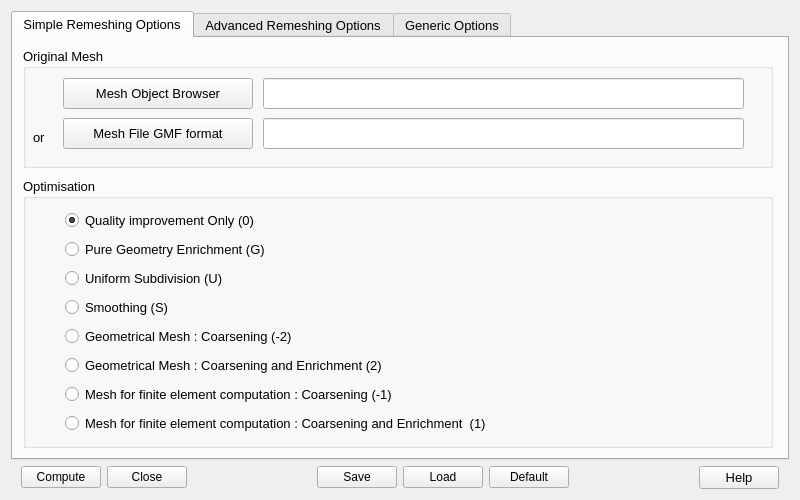
<?xml version="1.0" encoding="UTF-8"?>
<ui version="4.0">
 <class>YamsPlugDialog</class>
 <widget class="QWidget" name="YamsPlugDialog">
  <property name="geometry">
   <rect>
    <x>0</x>
    <y>0</y>
    <width>800</width>
    <height>500</height>
   </rect>
  </property>
  <property name="windowTitle">
   <string>Yams : Remeshing tool</string>
  </property>
  <property name="sizeGripEnabled" stdset="0">
   <bool>false</bool>
  </property>
  <layout class="QGridLayout" name="gridLayout">
   <item row="2" column="0">
    <layout class="QHBoxLayout" name="horizontalLayout">
         <item>
      <spacer name="horizontalSpacer_xx">
       <property name="orientation">
        <enum>Qt::Horizontal</enum>
       </property>
       <property name="sizeType">
        <enum>QSizePolicy::Minimum</enum>
       </property>
       <property name="sizeHint" stdset="0">
        <size>
         <width>10</width>
         <height>20</height>
        </size>
       </property>
      </spacer>
         </item>
     <item>
      <widget class="QPushButton" name="PB_OK">
       <property name="text">
        <string>Compute</string>
       </property>
      </widget>
     </item>
     <item>
      <widget class="QPushButton" name="PB_Cancel">
       <property name="text">
        <string>Close</string>
       </property>
      </widget>
     </item>
     <item>
      <spacer name="horizontalSpacer_4">
       <property name="orientation">
        <enum>Qt::Horizontal</enum>
       </property>
       <property name="sizeHint" stdset="0">
        <size>
         <width>30</width>
         <height>20</height>
        </size>
       </property>
      </spacer>
     </item>
     <item>
      <widget class="QPushButton" name="PB_SaveHyp">
       <property name="text">
        <string>Save</string>
       </property>
        <property name="iconSize">
         <size>
          <width>18</width>
          <height>18</height>
         </size>
        </property>
      </widget>
     </item>
     <item>
      <widget class="QPushButton" name="PB_LoadHyp">
       <property name="text">
        <string>Load</string>
       </property>
        <property name="iconSize">
         <size>
          <width>18</width>
          <height>18</height>
         </size>
        </property>
      </widget>
     </item>
     <item>
      <widget class="QPushButton" name="PB_Default">
       <property name="text">
        <string>Default</string>
       </property>
      </widget>
     </item>
     <item>
      <spacer name="horizontalSpacer">
       <property name="orientation">
        <enum>Qt::Horizontal</enum>
       </property>
       <property name="sizeHint" stdset="0">
        <size>
         <width>30</width>
         <height>20</height>
        </size>
       </property>
      </spacer>
     </item>
     <item>
      <widget class="QPushButton" name="PB_Help">
       <property name="font">
        <font>
         <pointsize>10</pointsize>
        </font>
       </property>
       <property name="text">
        <string>Help</string>
       </property>
      </widget>
     </item>
         <item>
      <spacer name="horizontalSpacer_xx">
       <property name="orientation">
        <enum>Qt::Horizontal</enum>
       </property>
       <property name="sizeType">
        <enum>QSizePolicy::Minimum</enum>
       </property>
       <property name="sizeHint" stdset="0">
        <size>
         <width>10</width>
         <height>20</height>
        </size>
       </property>
      </spacer>
         </item>
    </layout>
   </item>
   <item row="1" column="0">
    <widget class="QTabWidget" name="TWOptions">
     <property name="font">
      <font>
       <pointsize>10</pointsize>
      </font>
     </property>
     <property name="currentIndex">
      <number>0</number>
     </property>
     <widget class="QWidget" name="simple">
      <attribute name="title">
       <string>Simple Remeshing Options</string>
      </attribute>
      <widget class="QGroupBox" name="GBOptim">
       <property name="geometry">
        <rect>
         <x>10</x>
         <y>140</y>
         <width>750</width>
         <height>270</height>
        </rect>
       </property>
       <property name="title">
        <string>Optimisation</string>
       </property>

        <layout class="QHBoxLayout" name="RBLayoutopt">

         <item>
      <spacer name="horizontalSpacer_xx">
       <property name="orientation">
        <enum>Qt::Horizontal</enum>
       </property>
       <property name="sizeType">
        <enum>QSizePolicy::Minimum</enum>
       </property>
       <property name="sizeHint" stdset="0">
        <size>
         <width>30</width>
         <height>20</height>
        </size>
       </property>
      </spacer>
         </item>

         <item>
        <layout class="QVBoxLayout" name="monRBLayout">
         <item>
          <widget class="QRadioButton" name="RB_0">
           <property name="toolTip">
            <string>Quality improvement is done by point smoothing and edge swapping.</string>
           </property>
           <property name="text">
            <string>Quality improvement Only (0)</string>
           </property>
           <property name="checked">
            <bool>true</bool>
           </property>
          </widget>
         </item>
         <item>
          <widget class="QRadioButton" name="RB_G">
           <property name="toolTip">
            <string>The given surface triangulation is enriched (no coarsening at all) in such away that the distance 
between the elements in the final mesh and those of the initial one is bounded by auser specified tolerance value. 
One should use this option, to enrich the mesh where purely
geometrical features may be insuficiently fine, i.e. the resulting mesh will be least as fine as the input.
Mesh and the geometric features will be refined if needed as specified by the other program parameters.
The meshes obtained with those settings may not be suitable for computation.</string>
           </property>
           <property name="text">
            <string>Pure Geometry Enrichment (G)</string>
           </property>
           <property name="checked">
            <bool>false</bool>
           </property>
          </widget>
         </item>
         <item>
          <widget class="QRadioButton" name="RB_U">
           <property name="toolTip">
            <string>An uniform subdivision of the given surface triangulation is performed : 
each triangle of the given surface triangulation is considered at and
is divided into identical triangles.</string>
           </property>
           <property name="text">
            <string>Uniform Subdivision (U)</string>
           </property>
           <property name="checked">
            <bool>false</bool>
           </property>
          </widget>
         </item>
         <item>
          <widget class="QRadioButton" name="RB_S">
           <property name="toolTip">
            <string>A surface sandpapering without shrinkage of the given surface
triangulation is performed, i.e., the high curvature variations of the
given surface will be smoothed out without shrinking the volume in
doing so. If ridges are defined, they will be kept as they are in the
resulting mesh.
This option modifies the geometry.</string>
           </property>
           <property name="text">
            <string>Smoothing (S)</string>
           </property>
           <property name="checked">
            <bool>false</bool>
           </property>
          </widget>
         </item>
         <item>
          <widget class="QRadioButton" name="RB__2">
           <property name="toolTip">
            <string>The given surface triangulation is modified in such a way that the distance between 
the elements in the final mesh and those of the initial one is bounded by a user specfied tolerance value.
One should use this option, to coarsen when a purely geometrical mesh is needed. (a mesh that keeps
and obeys its geometric features only.) The meshes obtained with this option are usually not suitable
for computation because anisotropic elements may be generated</string>
           </property>
           <property name="text">
            <string>Geometrical Mesh : Coarsening (-2)</string>
           </property>
          </widget>
         </item>
         <item>
          <widget class="QRadioButton" name="RB_2">
           <property name="toolTip">
            <string>The given surface triangulation is modified in such a way that the distance between 
the elements in the final mesh and those of the initial one is bounded by a user specfied tolerance value.
One should use this option, to coarsen and enrich when a purely geometrical mesh is needed. (a mesh that keeps
and obeys its geometric features only.) The meshes obtained with this setting are usually not suitable
for computation because anisotropic elements may be generated</string>
           </property>
           <property name="text">
            <string>Geometrical Mesh : Coarsening and Enrichment (2)</string>
           </property>
          </widget>
         </item>
         <item>
          <widget class="QRadioButton" name="RB__1">
           <property name="toolTip">
            <string>The given surface triangulation is modified in accordance to a size map. 
The latter can be either the intrinsic size map (computed automatically
and based on the surface properties, i.e. the local curvatures),
or on a given size map (which is then combined to the intrinsic size map). 
One should use this option to coarsen  the mesh, when a regular mesh 
for computation purposes is desired, i.e. a mesh with good aspect ratios or 
good quality elements.</string>
           </property>
           <property name="text">
            <string>Mesh for finite element computation : Coarsening (-1)</string>
           </property>
          </widget>
         </item>
         <item>
          <widget class="QRadioButton" name="RB_1">
           <property name="toolTip">
            <string>The given surface triangulation is modified in accordance to a size map. 
The latter can be either the intrinsic size map (computed automatically
and based on the surface properties, i.e. the local curvatures),
or on a given size map (which is then combined to the intrinsic size map). 
One should use this option to coarsen  and enrich the mesh, when a regular mesh 
for computation purposes is desired, i.e. a mesh with good aspect ratios or 
good quality elements</string>
           </property>
           <property name="text">
            <string>Mesh for finite element computation : Coarsening and Enrichment  (1)</string>
           </property>
          </widget>
         </item>

        </layout>

       </item>

      </layout>

      </widget>
      <widget class="QGroupBox" name="GBUnit">
       <property name="geometry">
        <rect>
         <x>10</x>
         <y>420</y>
         <width>300</width>
         <height>70</height>
        </rect>
       </property>
       <property name="title">
        <string>Units</string>
       </property>
       <widget class="QRadioButton" name="RB_Absolute">
        <property name="geometry">
         <rect>
          <x>10</x>
          <y>30</y>
          <width>110</width>
          <height>24</height>
         </rect>
        </property>
        <property name="toolTip">
         <string>Values are expressed in the model units.</string>
        </property>
        <property name="text">
         <string>Absolute</string>
        </property>
        <property name="checked">
         <bool>false</bool>
        </property>
       </widget>
       <widget class="QRadioButton" name="RB_Relative">
        <property name="geometry">
         <rect>
          <x>160</x>
          <y>30</y>
          <width>110</width>
          <height>24</height>
         </rect>
        </property>
        <property name="toolTip">
         <string>Values are relative to the bounding box size.</string>
        </property>
        <property name="text">
         <string>Relative</string>
        </property>
        <property name="checked">
         <bool>true</bool>
        </property>
       </widget>
      </widget>
      <widget class="QGroupBox" name="GBTolerance_2">
       <property name="geometry">
        <rect>
         <x>410</x>
         <y>420</y>
         <width>351</width>
         <height>71</height>
        </rect>
       </property>
       <property name="toolTip">
        <string>This parameter enables the user to bound the maximal chordal deviation allowed,
that is the maximal distance allowed between the detected curve
and the plane P of the corresponding mesh face.
In other words, it avoids having faces too far away from the curve they should represent.</string>
       </property>
       <property name="title">
        <string>Chordal deviation Tolerance</string>
       </property>
       <widget class="QDoubleSpinBox" name="SP_Tolerance">
        <property name="geometry">
         <rect>
          <x>40</x>
          <y>30</y>
          <width>81</width>
          <height>23</height>
         </rect>
        </property>
        <property name="font">
         <font>
          <stylestrategy>PreferDefault</stylestrategy>
         </font>
        </property>
        <property name="mouseTracking">
         <bool>true</bool>
        </property>
        <property name="toolTip">
         <string>If the Units parameter is relative, epsilon max correspond to 0.0001*s*Tolerance, where s is the size of the bounding box of the domain.
If the Units parameter is absolute, the tolerance parameter is expressed in model units:
  if P=2 and point coordinates are given in millimeters, the maximal chordal deviation is 2 mm.</string>
        </property>
        <property name="maximum">
         <double>100000.000000000000000</double>
        </property>
        <property name="singleStep">
         <double>1.000000000000000</double>
        </property>
        <property name="value">
         <double>0.100000000000000</double>
        </property>
       </widget>
      </widget>
      <widget class="QGroupBox" name="groupBox">
       <property name="geometry">
        <rect>
         <x>10</x>
         <y>10</y>
         <width>750</width>
         <height>120</height>
        </rect>
       </property>
       <property name="font">
        <font>
         <pointsize>10</pointsize>
        </font>
       </property>
       <property name="title">
        <string>Original Mesh</string>
       </property>
       <widget class="QPushButton" name="PB_MeshFile">
        <property name="geometry">
         <rect>
          <x>40</x>
          <y>70</y>
          <width>190</width>
          <height>31</height>
         </rect>
        </property>
        <property name="font">
         <font>
          <pointsize>10</pointsize>
         </font>
        </property>
        <property name="text">
         <string>Mesh File GMF format</string>
        </property>
        <property name="iconSize">
         <size>
          <width>18</width>
          <height>18</height>
         </size>
        </property>
       </widget>
       <widget class="QLineEdit" name="LE_MeshFile">
        <property name="geometry">
         <rect>
          <x>240</x>
          <y>70</y>
          <width>481</width>
          <height>31</height>
         </rect>
        </property>
        <property name="font">
         <font>
          <pointsize>10</pointsize>
         </font>
        </property>
       </widget>
       <widget class="QPushButton" name="PB_MeshSmesh">
        <property name="geometry">
         <rect>
          <x>40</x>
          <y>30</y>
          <width>190</width>
          <height>31</height>
         </rect>
        </property>
        <property name="text">
         <string>Mesh Object Browser</string>
        </property>
        <property name="iconSize">
         <size>
          <width>18</width>
          <height>18</height>
         </size>
        </property>
        <property name="checkable">
         <bool>false</bool>
        </property>
       </widget>
       <widget class="QLineEdit" name="LE_MeshSmesh">
        <property name="geometry">
         <rect>
          <x>240</x>
          <y>30</y>
          <width>481</width>
          <height>31</height>
         </rect>
        </property>
        <property name="font">
         <font>
          <pointsize>10</pointsize>
         </font>
        </property>
       </widget>
       <widget class="QLabel" name="label_8">
        <property name="geometry">
         <rect>
          <x>10</x>
          <y>80</y>
          <width>31</width>
          <height>18</height>
         </rect>
        </property>
        <property name="text">
         <string>or</string>
        </property>
       </widget>
      </widget>
      <zorder>groupBox</zorder>
      <zorder>GBOptim</zorder>
     </widget>
     <widget class="QWidget" name="advanced">
      <attribute name="title">
       <string>Advanced Remeshing Options</string>
      </attribute>
      <widget class="QGroupBox" name="groupBox_5">
       <property name="geometry">
        <rect>
         <x>10</x>
         <y>10</y>
         <width>750</width>
         <height>120</height>
        </rect>
       </property>
       <property name="title">
        <string>You can set/unset</string>
       </property>
       <widget class="QCheckBox" name="CB_Ridge">
        <property name="geometry">
         <rect>
          <x>30</x>
          <y>20</y>
          <width>271</width>
          <height>25</height>
         </rect>
        </property>
        <property name="toolTip">
         <string>If not set (ridge detection disabled), Yams will not try to detect any new ridge edge by its own mechanism : 
it will consider as ridge only the ridges given in the mesh. 
All non-ridge edges that would have been detected as ridge by the ridge angle parameter 
(see below)  will be considered as part of the same continuous patch.
This option should not be checked when all the known ridges of the mesh are given and
when all other possible ridges are not geometric ridges to take into account.</string>
        </property>
        <property name="text">
         <string>ridge detection</string>
        </property>
        <property name="checked">
         <bool>true</bool>
        </property>
       </widget>
       <widget class="QCheckBox" name="CB_Point">
        <property name="geometry">
         <rect>
          <x>30</x>
          <y>50</y>
          <width>271</width>
          <height>25</height>
         </rect>
        </property>
        <property name="toolTip">
         <string>When not set (point smoothing is disabled), Yams will not try to move the initial given vertices 
(along an edge, a ridge or onto the surface), hence Yams will only swap edges, remove vertices
or add vertices (refines) to change the mesh.</string>
        </property>
        <property name="text">
         <string>point smoothing</string>
        </property>
        <property name="checked">
         <bool>true</bool>
        </property>
       </widget>

       <widget class="QCheckBox" name="CB_SplitEdge">
        <property name="geometry">
         <rect>
          <x>30</x>
          <y>80</y>
          <width>271</width>
          <height>25</height>
         </rect>
        </property>
        <property name="toolTip">
         <string>If set, Yams creates new vertices placed on the curved surface and adds them to elements. 
It means one extra vertex on edge (P2 or quadratic triangles).
New created vertices are saved in the .mesh file under keyword section 'Vertices'</string>
        </property>
        <property name="text">
         <string>split edge</string>
        </property>
        <property name="checked">
         <bool>false</bool>
        </property>
       </widget>


      </widget>
      <widget class="QGroupBox" name="groupBox_5">
       <property name="geometry">
        <rect>
         <x>10</x>
         <y>140</y>
         <width>750</width>
         <height>270</height>
        </rect>
       </property>
       <property name="title">
        <string>You can control</string>
       </property>
##1
       <widget class="QDoubleSpinBox" name="SP_Geomapp">
        <property name="geometry">
         <rect>
          <x>30</x>
          <y>30</y>
          <width>100</width>
          <height>25</height>
         </rect>
        </property>
        <property name="maximum">
         <double>0.89</double>
        </property>
        <property name="singleStep">
         <double>0.01</double>
        </property>
        <property name="value">
         <double>0.04</double>
        </property>
       </widget>
       <widget class="QLabel" name="label_2">
        <property name="geometry">
         <rect>
          <x>140</x>
          <y>30</y>
          <width>630</width>
          <height>30</height>
         </rect>
        </property>
        <property name="toolTip">
         <string>This field (as well as tolerance) enables the user to control the accuracy of the
piecewise linear approximation of the surface. This parameter enables the user to
control the maximal angle allowed between two adjacent faces. It can be used to
bound the maximal deviation of the mesh faces from the tangent planes at mesh vertices. 
In other words, it avoids having sharp angles between faces representing a smooth curve.
This parameter enables the user to specify the maximal chordal deviation &quot;max relatively to the curvature.
Following that criterion:
- if the chordal deviation epsilon is smaller than epsilon max*r, it is acceptable to remove the considered point;
- if the chordal deviation epsilon is greater than epsiolon max*r, the considered mesh face should be redefined 
     by adding a point on the curve.
One can see that the smaller the radius r, the harder it is to satisfy this criterion:  
epsilon max is a real value corresponding to a percentage, the ratio between the chordal deviation to 
the local curvature. This field is used only for optimisation style -O values of  -1, 0 and 1.
The default value for &quot;max is set to 0:04 which leads to angles of less than 33 degrees between two adjacent
faces.</string>
        </property>
        <property name="text">
         <string>Geometrical approximation:
Maximum angle allowed between a face and a curve (not separated by a ridge).</string>
        </property>
       </widget>
##2
       <widget class="QDoubleSpinBox" name="SP_Ridge">
        <property name="geometry">
         <rect>
          <x>30</x>
          <y>70</y>
          <width>100</width>
          <height>25</height>
         </rect>
        </property>
        <property name="maximum">
         <double>90.</double>
        </property>
        <property name="value">
         <double>45.</double>
        </property>
       </widget>
       <widget class="QLabel" name="label_4">
        <property name="geometry">
         <rect>
          <x>140</x>
          <y>70</y>
          <width>630</width>
          <height>30</height>
         </rect>
        </property>
        <property name="text">
         <string>If the angle between the normal vectors of two adjacent faces exceeds this value,
the edge common to the faces is a ridge.</string>
        </property>
       </widget>
##3
       <widget class="QDoubleSpinBox" name="SP_MaxSize">
        <property name="geometry">
         <rect>
          <x>30</x>
          <y>110</y>
          <width>100</width>
          <height>25</height>
         </rect>
        </property>
        <property name="minimum">
         <double>0.01</double>
        </property>
        <property name="maximum">
         <double>100.</double>
        </property>
        <property name="singleStep">
         <double>0.1</double>
        </property>
        <property name="value">
         <double>100.</double>
        </property>
       </widget>
       <widget class="QLabel" name="label_5">
        <property name="geometry">
         <rect>
          <x>140</x>
          <y>110</y>
          <width>630</width>
          <height>30</height>
         </rect>
        </property>
        <property name="toolTip">
         <string>This parameter allows the user to prescribe a maximal size hmax
for the mesh elements i.e., the lengths of the edges with respect to the specified
 size map. The corresponding values are either relative or absolute depending on the choosen parameter.
The default values are automatically set based on the surface geometry (curvature dependent) and its
bounding box size.
Please note that, as it is not strictly possible to obey the given or computed size map, the actual maximal
size  may be slightly bigger than the prescribed ones.</string>
        </property>
        <property name="text">
         <string>Maximal size allowed around vertices,
the lengths of the edges with respect to the specified size map.</string>
        </property>
       </widget>
##4
       <widget class="QDoubleSpinBox" name="SP_MinSize">
        <property name="geometry">
         <rect>
          <x>30</x>
          <y>150</y>
          <width>100</width>
          <height>25</height>
         </rect>
        </property>
        <property name="minimum">
         <double>0.</double>
        </property>
        <property name="maximum">
         <double>100.</double>
        </property>
        <property name="singleStep">
         <double>0.1</double>
        </property>
        <property name="value">
         <double>5.</double>
        </property>
       </widget>
       <widget class="QLabel" name="label_9">
        <property name="geometry">
         <rect>
          <x>140</x>
          <y>150</y>
          <width>630</width>
          <height>30</height>
         </rect>
        </property>
        <property name="toolTip">
         <string>This parameter allows the user to prescribe a maximal size hmax
for the mesh elements i.e., the lengths of the edges with respect to the specified
 size map. The corresponding values are either relative or absolute depending on the choosen parameter.
The default values are automatically set based on the surface geometry (curvature dependent) and its
bounding box size.
Please note that, as it is not strictly possible to obey the given or computed size map, the actual maximal
size  may be slightly bigger than the prescribed ones.</string>
        </property>
        <property name="text">
         <string>Minimal size allowed around vertices,
the lengths of the edges with respect to the specified size map.</string>
        </property>
       </widget>
##5
       <widget class="QDoubleSpinBox" name="SP_Gradation">
        <property name="geometry">
         <rect>
          <x>30</x>
          <y>190</y>
          <width>100</width>
          <height>25</height>
         </rect>
        </property>
        <property name="singleStep">
         <double>0.01</double>
        </property>
        <property name="value">
         <double>1.3</double>
        </property>
       </widget>
       <widget class="QLabel" name="label_3">
        <property name="geometry">
         <rect>
          <x>140</x>
          <y>190</y>
          <width>630</width>
          <height>30</height>
         </rect>
        </property>
        <property name="toolTip">
         <string>This parameter enables the user to control the element size variation in the triangulation.
Yams will avoid getting two adjacent edges which sizes differ by a factor bigger than this parameter. 
To avoid rapid size variations, a size correction procedure is applied to the size map. 
In other words: if two adjacent edges are respectively e1 and e2 long 
if  e2 &gt; parameter * e1 then e02 the new size for the second edge will be set to  parameter* e1.
This procedure is de-activated if yams computes a mesh for finite element with only coarsening.
The default value is 1.3, which is the usual value set for computational meshes.</string>
        </property>
        <property name="text">
         <string>Mesh Gradation: the element size variation in the triangulation.
Yams will avoid having two adjacent edges which sizes vary more than the given gradation.</string>
        </property>
       </widget>
      </widget>
     </widget>
     <widget class="QWidget" name="generic">
      <attribute name="title">
       <string>Generic Options</string>
      </attribute>
      <widget class="QGroupBox" name="groupBox_4">
       <property name="geometry">
        <rect>
         <x>10</x>
         <y>10</y>
         <width>750</width>
         <height>130</height>
        </rect>
       </property>
       <property name="title">
        <string>Yams Generic Options</string>
       </property>
       
          <widget class="QSpinBox" name="SP_Verbosity">
        <property name="geometry">
         <rect>
          <x>20</x>
          <y>30</y>
          <width>100</width>
          <height>25</height>
         </rect>
        </property>
           <property name="maximum">
            <number>10</number>
           </property>
           <property name="value">
            <number>3</number>
           </property>
          </widget>
       
          <widget class="QLabel" name="label">
        <property name="geometry">
         <rect>
          <x>130</x>
          <y>30</y>
          <width>600</width>
          <height>30</height>
         </rect>
        </property>
        <property name="toolTip">
         <string>sets the verbosity level.
From 0 (no detail) to 10 (very detailed).
Default is 3.</string>
        </property>
           <property name="text">
            <string>Verbosity level</string>
           </property>
          </widget>
       
          <widget class="QSpinBox" name="SP_Memory">
        <property name="geometry">
         <rect>
          <x>20</x>
          <y>70</y>
          <width>100</width>
          <height>25</height>
         </rect>
        </property>
           <property name="maximum">
            <number>100000</number>
           </property>
           <property name="value">
            <number>0</number>
           </property>
          </widget>
       
          <widget class="QLabel" name="label_6">
       <property name="geometry">
         <rect>
          <x>130</x>
          <y>70</y>
          <width>600</width>
          <height>30</height>
         </rect>
        </property>
           <property name="text">
            <string>Memory size (in Mbytes)</string>
           </property>
           <property name="toolTip">
            <string>The program requires roughly about 370 bytes per point. It is thus possible to estimate a priori 
the required memory size to complete a job. As an example of memory space needed, a mesh 
of 543,652 points (1,087,716 triangles) requires 182 Mbytes (about 351 bytes per point). Conversely, 
a workstation having 512 Mbytes of memory can handle a mesh of about 2,750,000 points.
The memory needed for mesh modification is allocated dynamically at the beginning of the procedure 
(data reading), based on the initial triangulation size. When the program reaches the amount of maximal 
memory allowed, it will stop inserting points and, if possible, the current mesh will be saved as it is, 
valid and conformal, provided the input mesh was valid and conformal.
Specify the memory if:
- the automatically allocated memory reveals insufficient when the user asked to enrich the given mesh.
- you want to limit the amount of memory used by the program.
If the input mesh size requires more memory than requested or if the allocated memory (user defined or not)
exceeds the machine capabilities, the tool will stop because of insufficient memory.</string>
           </property>
          </widget>
        
      </widget>
      <widget class="QGroupBox" name="groupBox_6">
       <property name="geometry">
        <rect>
         <x>10</x>
         <y>150</y>
         <width>750</width>
         <height>170</height>
        </rect>
       </property>
       <property name="title">
        <string>Plug-in Generic Options</string>
       </property>
       <widget class="QLabel" name="label_10">
        <property name="geometry">
         <rect>
          <x>20</x>
          <y>40</y>
          <width>391</width>
          <height>18</height>
         </rect>
        </property>
        <property name="text">
         <string>File used to save Yams hypothesis parameters :</string>
        </property>
       </widget>
       <widget class="QPushButton" name="PB_ParamsFileExplorer">
        <property name="geometry">
         <rect>
          <x>20</x>
          <y>70</y>
          <width>30</width>
          <height>31</height>
         </rect>
        </property>
        <property name="text">
         <string/>
        </property>
       </widget>
       <widget class="QLineEdit" name="LE_ParamsFile">
        <property name="geometry">
         <rect>
          <x>60</x>
          <y>70</y>
          <width>661</width>
          <height>31</height>
         </rect>
        </property>
       </widget>
       
      <widget class="QPushButton" name="PB_Save">
        <property name="geometry">
         <rect>
          <x>20</x>
          <y>110</y>
          <width>70</width>
          <height>31</height>
         </rect>
        </property>
       <property name="text">
        <string>Save</string>
       </property>
        <property name="iconSize">
         <size>
          <width>18</width>
          <height>18</height>
         </size>
        </property>
      </widget>

      <widget class="QPushButton" name="PB_Load">
        <property name="geometry">
         <rect>
          <x>120</x>
          <y>110</y>
          <width>70</width>
          <height>31</height>
         </rect>
        </property>
       <property name="text">
        <string>Load</string>
       </property>
        <property name="iconSize">
         <size>
          <width>18</width>
          <height>18</height>
         </size>
        </property>
      </widget>
       
      </widget>
     </widget>
    </widget>
   </item>
  </layout>
 </widget>
 <resources/>
 <connections/>
</ui>
